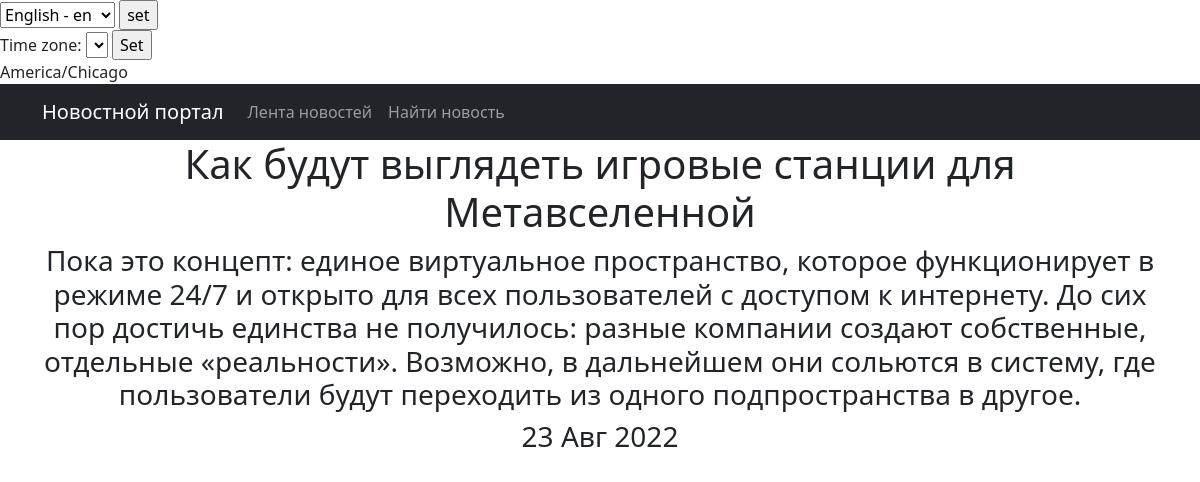
The app's page /newss/3 with its own data.
### news/models.py (models this page shows, shortened)
class Post(models.Model):
    author = models.ForeignKey(Author, on_delete=models.CASCADE)
    category = models.ManyToManyField(Category)
    title = models.CharField(max_length=255)
    text = models.TextField()
    rating = models.FloatField(default=0.0)
    time_in = models.DateTimeField(auto_now_add=True)
    GROUP_CHOICES = (('A', 'Article'), ('N', 'News'))
    group = models.CharField(max_length=1, choices=GROUP_CHOICES)

### news/views.py (the view)
# urls.py: path('newss/<int:pk>', PostDetail.as_view()),
class PostDetail(DetailView):
    model = Post
    template_name = 'news.html'
    context_object_name = 'post'
    queryset = Post.objects.all()
    def get_context_data(self, **kwargs):
        context = super().get_context_data(**kwargs)
        context['time_now'] = datetime.utcnow()
        return context
    def get_object(self, *args, **kwargs):
        obj = cache.get(f'post-{self.kwargs["pk"]}', None)
        if not obj:
            obj = super().get_object(queryset=self.queryset)
            cache.set(f'post-{self.kwargs["pk"]}', obj)
        return obj

### templates/news.html (shortened to what this page needs)
{% extends 'flatpages/default.html' %}
{% load custom_filters %}
{% load cache %}
{% cache 30 content %}
{% block content %}
<h1>{{ post.title }}</h1>
<h3>{{ post.text }}</h3>
<h3>{{ post.time_in|date:'d M Y' }}</h3>
{% endblock content %}
{% endcache %}

### records on screen
Post: title "Как будут выглядеть игровые станции для Метавселенной", text "Пока это концепт: единое виртуальное пространство, которое функционирует в режиме 24/7 и открыто для всех пользователей с доступом к интернету. До сих пор достичь единства не получилось: разные компании создают собственные, отдельные «реальности». Возможно, в дальнейшем они сольются в систему, где пользователи будут переходить из одного подпространства в другое.", time_in "23 Авг 2022"

### other values on screen
{{ TIME_ZONE }} "America/Chicago"
form field language "English - en"
